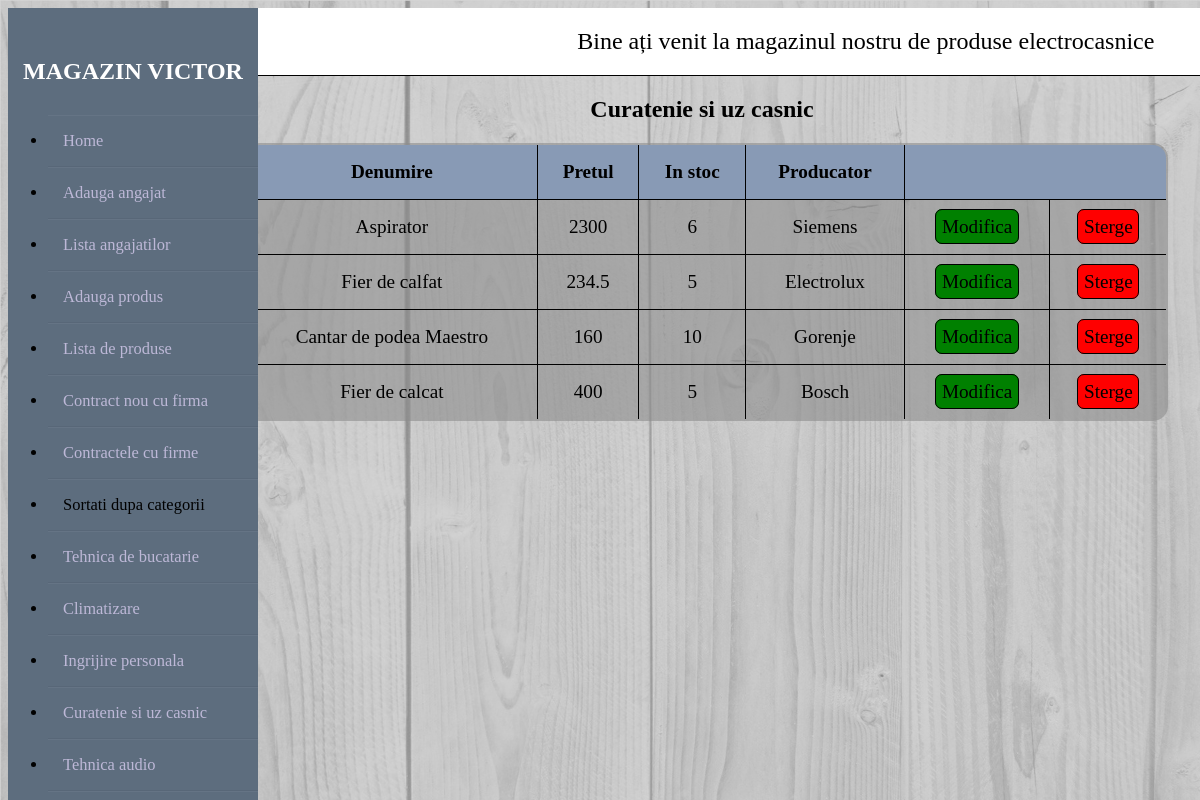
/teza/categ-4.php, run on the app's committed database.
### tables this page shows
CREATE TABLE `produse` (
  `id_produs` int(11) NOT NULL,
  `denumirea` varchar(100) NOT NULL,
  `pretul` double NOT NULL,
  `nr_stoc` int(11) DEFAULT NULL,
  `id_prod` int(11) NOT NULL,
  `id_categ` int(11) NOT NULL
);

CREATE TABLE `firma` (
  `id_producator` int(11) NOT NULL,
  `tara_producator` varchar(50) NOT NULL,
  `nume_firma` varchar(50) NOT NULL
);

### teza/categ-4.php (the view, shortened to what this page needs)
<?php
include('sever.php');
$categorie_4=mysqli_query($db, "SELECT id_produs, denumirea, pretul, nr_stoc, nume_firma FROM produse JOIN firma WHERE id_prod=id_producator and id_categ=4;");
?>
<!DOCTYPE html>
<html>
<head>
  <link rel="stylesheet" type="text/css" href="stil.css">
</head>
<body>
<div class="wrapper">
    <div class="sidebar">
        <h2>Magazin Victor</h2>
        <ul>
            <li><a href="http://localhost/teza/index.php "> Home</a></li>
            <li><a href="http://localhost/teza/adauga_angajat.php "> Adauga angajat</a></li>
            <li><a href="http://localhost/teza/afisare_angajat.php "> Lista angajatilor</a></li>
            <li><a href="http://localhost/teza/adauga_produs.php">Adauga produs</a></li>
            <li><a href="http://localhost/teza/afisare_produs.php">Lista de produse</a></li>
            <li><a href="http://localhost/teza/adauga_contract.php">Contract nou cu firma</a></li>
            <li><a href="http://localhost/teza/afisare_firma.php">Contractele cu firme</a></li>
            <li>Sortati dupa categorii</li>
            <li><a href="http://localhost/teza/categ-1.php">Tehnica de bucatarie</a></li>
            <li><a href="http://localhost/teza/categ-2.php">Climatizare</a></li>
            <li><a href="http://localhost/teza/categ-3.php">Ingrijire personala</a></li>
            <li><a href="http://localhost/teza/categ-4.php">Curatenie si uz casnic</a></li>
            <li><a href="http://localhost/teza/categ-5.php">Tehnica audio</a></li>
            <li><a href="http://localhost/teza/categ-6.php">Televizoare</a></li>
        </ul>
    </div>
    <div class="main_content">
        <div class="header"> &nbsp &nbsp &nbsp &nbsp &nbsp &nbsp &nbsp &nbsp &nbsp &nbsp &nbsp &nbsp &nbsp &nbsp &nbsp &nbsp &nbsp &nbsp &nbsp &nbsp &nbsp &nbsp &nbsp &nbsp &nbsp &nbsp &nbsp &nbsp &nbsp   Bine ați venit la magazinul nostru de produse electrocasnice</div>
    </div>
</div>
 <h2><center>&nbsp &nbsp &nbsp &nbsp &nbsp &nbsp&nbsp &nbsp &nbsp &nbsp &nbsp &nbsp&nbsp &nbsp &nbsp &nbsp &nbsp &nbsp Curatenie si uz casnic</center></h2>
<table border="1" style="border-radius: 15px 15px 15px 15px;">
    <thead >
        <tr class="cap">
            <th>Denumire</th>
            <th>Pretul</th>
            <th>In stoc</th>
            <th>Producator</th>
            <th colspan="2"></th>
        </tr>
    </thead>
    <tbody>
      <?php  while($row = mysqli_fetch_array($categorie_4)) { ?>
          <tr>
          <td><?php echo $row['denumirea']; ?></td>
          <td><?php echo $row['pretul']; ?></td>
          <td><?php echo $row['nr_stoc']; ?></td>
          <td><?php echo $row['nume_firma']; ?></td>
          <td>
          <a class="buton1" href="adauga_produs.php?edit3=<?php echo $row['id_produs']; ?>">Modifica</a>
          </td>
          <td>
                <a class="buton2" href="sever.php?del3=<?php echo $row['id_produs']; ?> ">Sterge</a>
          </td>
        </tr>
       <?php } ?>
    </tbody>
  </table>
</body>
</html>

### teza/stil.css (style rules this page uses)
body { background-image: url(backphoto.png); background-size: cover; background-attachment: fixed; }
a { text-decoration: none; }
table { border:2px solid black; width: 78%; margin-left: 20% ; border-collapse: collapse; border-radius: 10px 10px 10px 10px; overflow: hidden; background-color:rgba(140,140,140,0.6); }
tr { border-bottom: 1px solid black; }
th, td { border-bottom: 1px solid black; height: 30px; padding: 12px; text-align:center; font-size: 1.2em; }
thead { background-color: #889ab5 ; }
.wrapper .sidebar { width: 250px; height: 100%; background: #5D6D7E ; padding: 30px 0px; position: fixed; }
.wrapper .sidebar h2 { color: #fff; text-transform: uppercase; text-align: center; margin-bottom: 30px; }
.wrapper .sidebar ul li { padding: 15px; border-bottom: 1px solid #bdb8d7; border-bottom: 1px solid rgba(0,0,0,0.05); border-top: 1px solid rgba(255,255,255,0.05); font-size: 20px; }
.wrapper .sidebar ul li a { color: #bdb8d7; display: block; }
.wrapper .main_content { width: 84%; margin-left: 17%; }
.wrapper .main_content .header { padding: 20px; background: #fff; color: black; border-bottom: 1px solid black; font-size: 24px; }
.buton1 { padding: 0.3em; font-size: 1em; border-radius: 7px; border:1px solid black; background-color: green; color: black; text-decoration: none; }
.buton2 { padding: 0.3em; font-size: 1em; border-radius: 7px; border:1px solid black; background-color: red; color: black; text-decoration: none; }

### teza/categ-4.php (style rules this page uses)
.wrapper .sidebar ul li { padding: 15px; border-bottom: 1px solid #bdb8d7; border-bottom: 1px solid rgba(0,0,0,0.05); border-top: 1px solid rgba(255,255,255,0.05); font-size: 1.03em; }

### data on the page
produse: denumirea "Aspirator", pretul "2300", nr_stoc "6", id_prod.nume_firma "Siemens"
produse: denumirea "Fier de calfat", pretul "234.5", nr_stoc "5", id_prod.nume_firma "Electrolux"
produse: denumirea "Cantar de podea Maestro", pretul "160", nr_stoc "10", id_prod.nume_firma "Gorenje"
produse: denumirea "Fier de calcat", pretul "400", nr_stoc "5", id_prod.nume_firma "Bosch"
